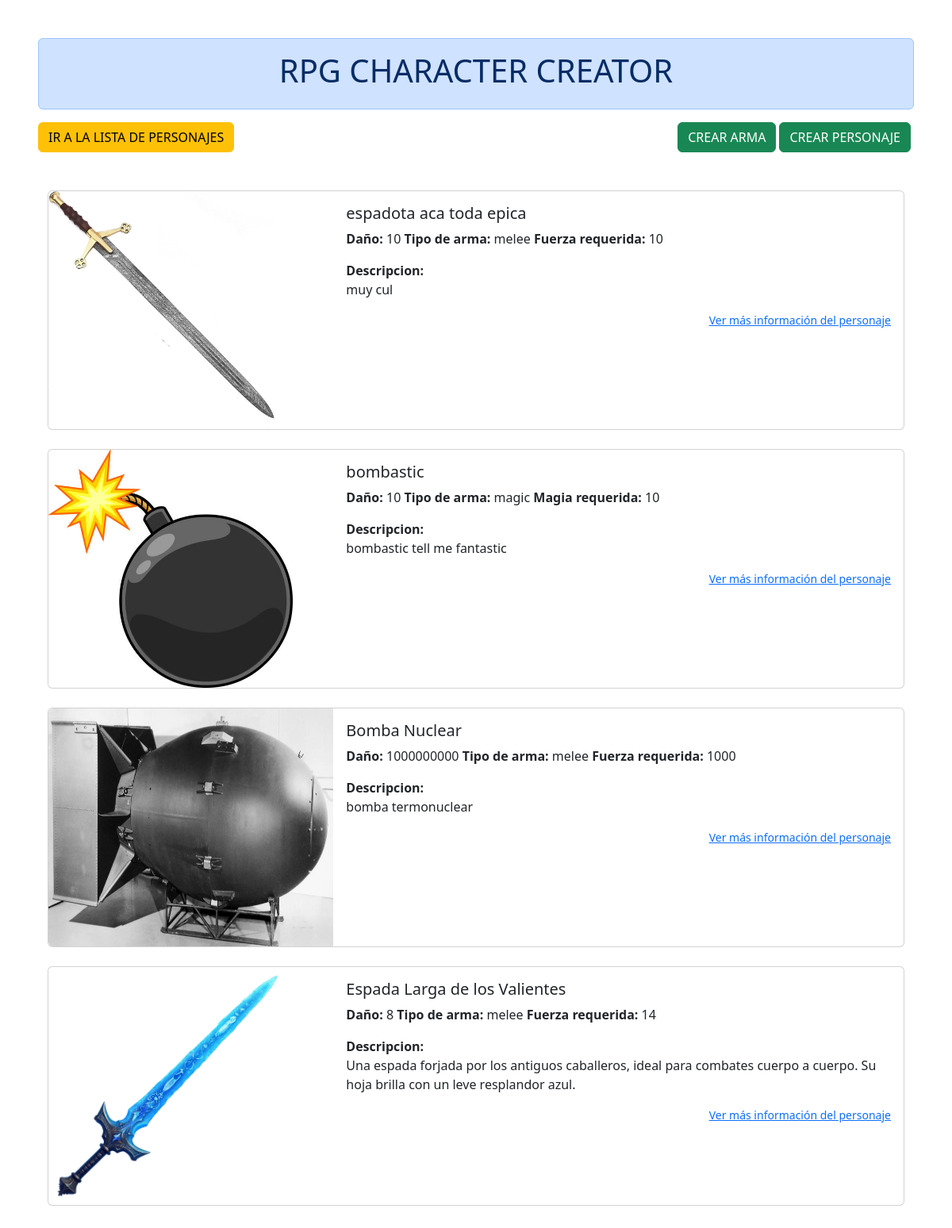
The app's page /weapons/ with its own data.
### MainApp/models.py (models this page shows, shortened)
class Weapon(models.Model):
    weapon_image = models.ImageField(upload_to='static/weapons', null=True, blank=True)
    weapon_type = models.CharField(max_length=10, choices=WEAPON_TYPE_CHOICES, default='melee')
    strength_needed = models.IntegerField()
    intelligence_needed = models.IntegerField()
    name = models.CharField(max_length=100)
    damage = models.IntegerField()
    description = models.TextField()

### MainApp/views.py (the view)
# urls.py: path('weapons/', MainApp.views.weapon_list, name='weapon_list'),
def weapon_list(request):
    weapons = Weapon.objects.all()
    context = {
        'Weapons': weapons
    }
    return render(request, 'weapon_list.html', context)

### templates/weapon_list.html (shortened to what this page needs)
<!DOCTYPE html>
{% load static %}
<html lang="en">
<head>
    <link href="https://cdn.jsdelivr.net/npm/bootstrap@5.3.2/dist/css/bootstrap.min.css" rel="stylesheet"
 />
    <link rel="stylesheet" href="https://cdn.jsdelivr.net/npm/bootstrap-icons@1.11.3/font/bootstrap-icons.min.css" />
</head>
<body class="m-5">
    <header>
        <div class="alert alert-primary d-flex justify-content-center" role="alert">
            <h1>RPG CHARACTER CREATOR</h1>
        </div>
        <div class="d-flex justify-content-between align-items-center">
            <a href="{% url 'index' %}">
                <button type="button" class="btn btn-warning me-1">
                    IR A LA LISTA DE PERSONAJES
                </button>
            </a>
            <div class="d-flex justify-content-end align-items-center">
            <a href="{% url 'weapon_create' %}">
                <button type="button" class="btn btn-success me-1">
                    CREAR ARMA
                </button>
            </a>
            <a href="{% url 'character_create' %}">
                <button type="button" class="btn btn-success me-1">
                    CREAR PERSONAJE
                </button>
            </a>
        </div>
        </div>
    </header>
    <div class="container mt-5">
        <div class="row justify-content-center align-items-center g-2">
            {% for i in Weapons %}
            <div class="col-12">
                <div class="card mb-3">
                    <div class="row g-0">
                        <div class="col-md-4">
                            <img src="{{ i.weapon_image.url }}" class="img-fluid rounded-start images" alt="...">
                        </div>
                        <div class="col-md-8">
                            <div class="card-body">
                                <h5 class="card-title">{{i.name}}</h5>
                                <p class="card-text"><strong>Daño:</strong> {{ i.damage }} <strong>Tipo de arma:</strong> {{ i.weapon_type }}
                                    {% if i.weapon_type == "melee" %}
                                        <strong>Fuerza requerida:</strong> {{ i.strength_needed }}
                                    {% else %}
                                        <strong>Magia requerida:</strong> {{i.intelligence_needed}}
                                    {% endif %}</p>
                                <p class="card-text"><strong>Descripcion:</strong><br>{{ i.description }}</p>
                                <p class="card-text"><small class="d-flex justify-content-end"><a href="/characters/{{ i.id }}">Ver más información del personaje</a></small>
                                </p>
                            </div>
                        </div>
                    </div>
                </div>
            </div>
            {% endfor %}
        </div>
    </div>
</body>
</html>

### templates/weapon_list.html (style rules this page uses)
.images { height: 300px; }

### records on screen
Weapon: weapon_image (picture), name "espadota aca toda epica", damage "10", weapon_type "melee", strength_needed "10", description "muy cul"
Weapon: weapon_image (picture), name "bombastic", damage "10", weapon_type "magic", intelligence_needed "10", description "bombastic tell me fantastic"
Weapon: weapon_image (picture), name "Bomba Nuclear", damage "1000000000", weapon_type "melee", strength_needed "1000", description "bomba termonuclear"
Weapon: weapon_image (picture), name "Espada Larga de los Valientes", damage "8", weapon_type "melee", strength_needed "14", description "Una espada forjada por los antiguos caballeros, ideal para combates cuerpo a cuerpo. Su hoja brilla con un leve resplandor azul."
